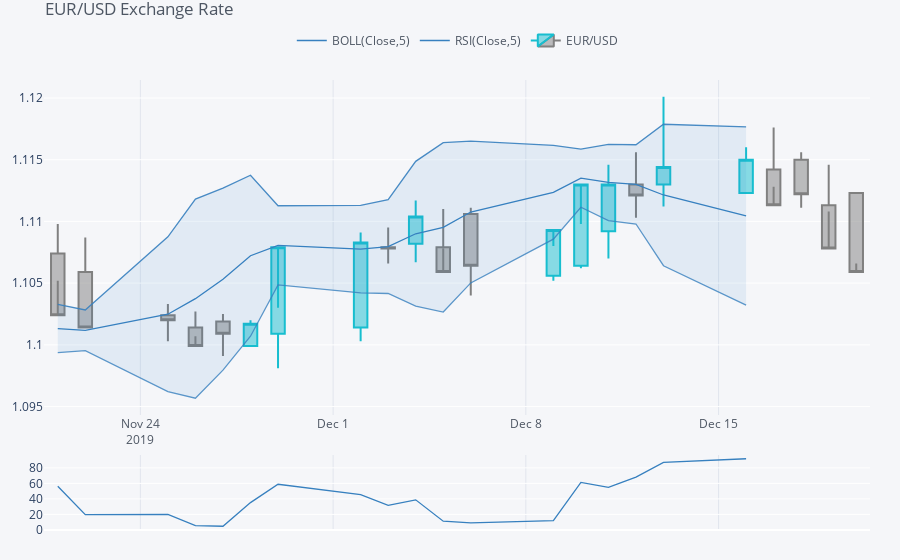

The notebook cell saved with this chart:
### Code cell
plyo.iplot(
        qf.iplot(asFigure=True,
                #image='png',
                filename = 'qf_03'))

### Figure 1 — Plotly figure (JSON) as saved in the notebook; plotly's stock layout.template omitted (floating-point values rounded to 4 significant figures)
{"data": [{"legendgroup": "BOLL(Close,5)", "line": {"color": "rgba(55, 128, 191, 1.0)", "dash": "solid", "shape": "linear", "width": 1.3}, "mode": "lines", "name": "BOLL(Close,5)", "showlegend": true, "text": "", "type": "scatter", "x": ["2019-12-20", "2019-12-19", "2019-12-18", "2019-12-17", "2019-12-16", "2019-12-13", "2019-12-12", "2019-12-11", "2019-12-10", "2019-12-09", "2019-12-06", "2019-12-05", "2019-12-04", "2019-12-03", "2019-12-02", "2019-11-29", "2019-11-28", "2019-11-27", "2019-11-26", "2019-11-25", "2019-11-22", "2019-11-21"], "y": ["", "", "", "", 1.11, 1.112, 1.113, 1.113, 1.114, 1.112, 1.111, 1.11, 1.109, 1.108, 1.108, 1.108, 1.107, 1.105, 1.104, 1.102, 1.101, 1.101], "yaxis": "y2"}, {"legendgroup": "BOLL(Close,5)", "line": {"color": "rgba(55, 128, 191, 0.8999999999999999)", "dash": "solid", "shape": "linear", "width": 1.3}, "mode": "lines", "name": "UPPER(Close,5)", "showlegend": false, "text": "", "type": "scatter", "x": ["2019-12-20", "2019-12-19", "2019-12-18", "2019-12-17", "2019-12-16", "2019-12-13", "2019-12-12", "2019-12-11", "2019-12-10", "2019-12-09", "2019-12-06", "2019-12-05", "2019-12-04", "2019-12-03", "2019-12-02", "2019-11-29", "2019-11-28", "2019-11-27", "2019-11-26", "2019-11-25", "2019-11-22", "2019-11-21"], "y": ["", "", "", "", 1.118, 1.118, 1.116, 1.116, 1.116, 1.116, 1.117, 1.116, 1.115, 1.112, 1.111, 1.111, 1.114, 1.113, 1.112, 1.109, 1.103, 1.103], "yaxis": "y2"}, {"fill": "tonexty", "fillcolor": "rgba(55, 128, 191, 0.1)", "legendgroup": "BOLL(Close,5)", "line": {"color": "rgba(55, 128, 191, 0.7999999999999998)", "dash": "solid", "shape": "linear", "width": 1.3}, "mode": "lines", "name": "LOWER(Close,5)", "showlegend": false, "text": "", "type": "scatter", "x": ["2019-12-20", "2019-12-19", "2019-12-18", "2019-12-17", "2019-12-16", "2019-12-13", "2019-12-12", "2019-12-11", "2019-12-10", "2019-12-09", "2019-12-06", "2019-12-05", "2019-12-04", "2019-12-03", "2019-12-02", "2019-11-29", "2019-11-28", "2019-11-27", "2019-11-26", "2019-11-25", "2019-11-22", "2019-11-21"], "y": ["", "", "", "", 1.103, 1.106, 1.11, 1.11, 1.111, 1.109, 1.105, 1.103, 1.103, 1.104, 1.104, 1.105, 1.101, 1.098, 1.096, 1.096, 1.1, 1.099], "yaxis": "y2"}, {"legendgroup": "RSI(Close,5)", "line": {"color": "rgba(55, 128, 191, 1.0)", "dash": "solid", "shape": "linear", "width": 1.3}, "mode": "lines", "name": "RSI(Close,5)", "showlegend": true, "text": "", "type": "scatter", "x": ["2019-12-20", "2019-12-19", "2019-12-18", "2019-12-17", "2019-12-16", "2019-12-13", "2019-12-12", "2019-12-11", "2019-12-10", "2019-12-09", "2019-12-06", "2019-12-05", "2019-12-04", "2019-12-03", "2019-12-02", "2019-11-29", "2019-11-28", "2019-11-27", "2019-11-26", "2019-11-25", "2019-11-22", "2019-11-21"], "y": ["", "", "", "", 91.74, 86.96, 68.07, 54.76, 61.33, 12.0, 9.184, 11.25, 38.79, 31.69, 45.45, 58.82, 35.21, 4.762, 5.618, 20, 19.63, 56.36], "yaxis": "y3"}, {"close": [1.106, 1.108, 1.112, 1.111, 1.115, 1.114, 1.112, 1.113, 1.113, 1.109, 1.106, 1.106, 1.11, 1.108, 1.108, 1.108, 1.102, 1.101, 1.1, 1.102, 1.101, 1.102], "decreasing": {"line": {"color": "#808080"}}, "high": [1.112, 1.115, 1.116, 1.118, 1.116, 1.12, 1.116, 1.115, 1.11, 1.108, 1.111, 1.111, 1.112, 1.109, 1.109, 1.103, 1.102, 1.103, 1.103, 1.103, 1.109, 1.11], "increasing": {"line": {"color": "#17BECF"}}, "low": [1.107, 1.111, 1.111, 1.113, 1.112, 1.111, 1.11, 1.107, 1.106, 1.105, 1.104, 1.108, 1.107, 1.107, 1.1, 1.098, 1.1, 1.099, 1.101, 1.1, 1.101, 1.105], "name": "EUR/USD", "open": [1.112, 1.111, 1.115, 1.114, 1.112, 1.113, 1.113, 1.109, 1.106, 1.106, 1.111, 1.108, 1.108, 1.108, 1.101, 1.101, 1.1, 1.102, 1.101, 1.102, 1.106, 1.107], "showlegend": true, "type": "candlestick", "x": ["2019-12-20", "2019-12-19", "2019-12-18", "2019-12-17", "2019-12-16", "2019-12-13", "2019-12-12", "2019-12-11", "2019-12-10", "2019-12-09", "2019-12-06", "2019-12-05", "2019-12-04", "2019-12-03", "2019-12-02", "2019-11-29", "2019-11-28", "2019-11-27", "2019-11-26", "2019-11-25", "2019-11-22", "2019-11-21"], "yaxis": "y2"}], "layout": {"legend": {"bgcolor": "#F5F6F9", "font": {"color": "#4D5663"}, "orientation": "h", "x": 0.3, "y": 0.95, "yanchor": "bottom"}, "margin": {"b": 30, "l": 30, "r": 30, "t": 30}, "paper_bgcolor": "#F5F6F9", "plot_bgcolor": "#F5F6F9", "showlegend": true, "title": {"font": {"color": "#4D5663"}, "text": "EUR/USD Exchange Rate"}, "xaxis": {"anchor": "y2", "gridcolor": "#E1E5ED", "rangeselector": {"bgcolor": "rgba(150, 200, 250, 1)", "buttons": [{"count": 1, "label": "1m", "step": "month", "stepmode": "backward"}, {"count": 1, "label": "1y", "step": "year", "stepmode": "backward"}], "font": {"size": 13}, "visible": false, "x": 0, "y": 0.9}, "rangeslider": {"visible": false}, "showgrid": true, "tickfont": {"color": "#4D5663"}, "title": {"font": {"color": "#4D5663"}, "text": ""}, "zerolinecolor": "#E1E5ED"}, "yaxis": {"gridcolor": "#E1E5ED", "showgrid": true, "showticklabels": false, "tickfont": {"color": "#4D5663"}, "title": {"font": {"color": "#4D5663"}, "text": ""}, "zerolinecolor": "#E1E5ED"}, "yaxis2": {"domain": [0.23, 0.9]}, "yaxis3": {"domain": [0, 0.15]}}}
